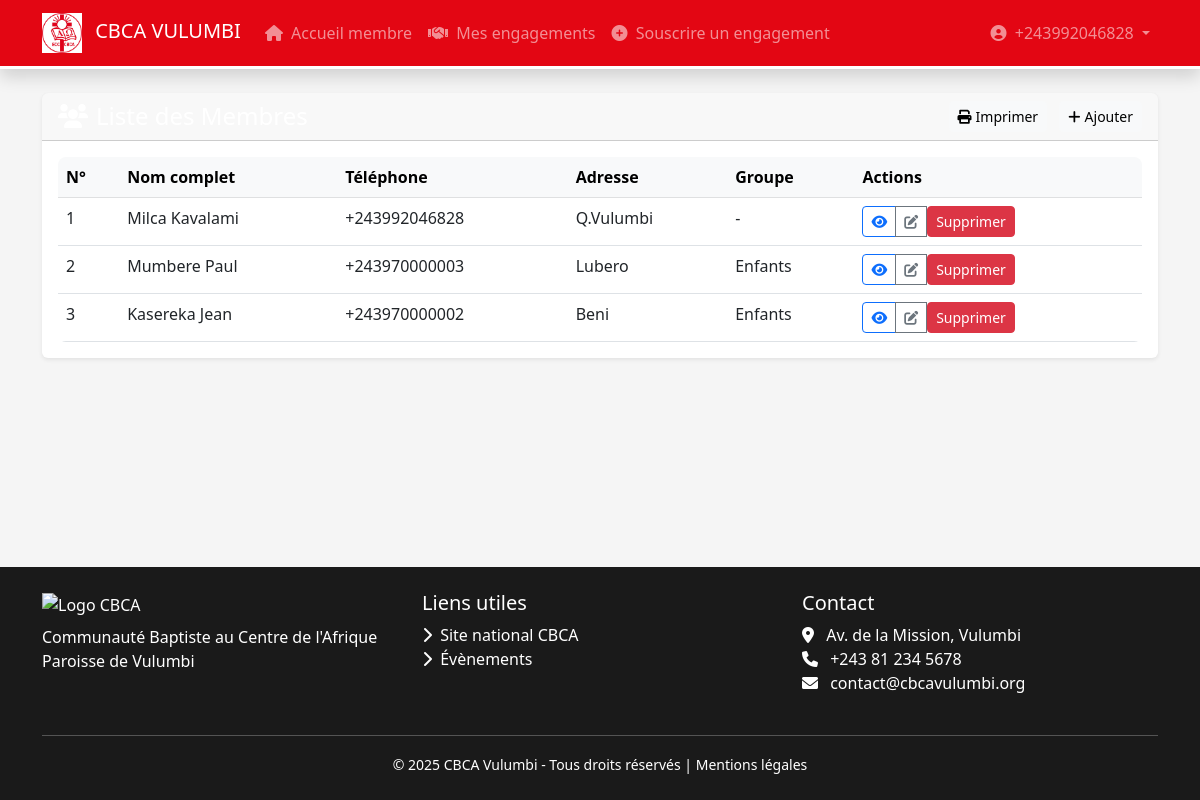
The app's page /membres (signed in) with its own data.
### models.py (models this page shows, shortened)
class User(db.Model, UserMixin):
    __tablename__ = 'users'
    id = db.Column(db.Integer, primary_key=True)
    username = db.Column(db.String(50), unique=True, nullable=False)
    password_hash = db.Column(db.String(128), nullable=False)
    role = db.Column(db.String(20), default='user')
    last_login = db.Column(db.DateTime)
    created_at = db.Column(db.DateTime, default=datetime.utcnow)

class Membre(db.Model):
    __tablename__ = 'membres'
    id = db.Column(db.Integer, primary_key=True)
    code_membre = db.Column(db.String(20), unique=True)
    telephone = db.Column(db.String(20),nullable=False)
    groupe = db.Column(db.String(50))
    statut = db.Column(db.String(20), default='actif')
    apikey_callmebot = db.Column(db.String(100), nullable=True)
    created_at = db.Column(db.DateTime, default=datetime.utcnow)
    cate_id = db.Column(db.Integer, db.ForeignKey('cartebapteme.id'), nullable=False)
    engagements = db.relationship('Engagement', backref='membre', lazy=True, cascade="all, delete-orphan")
    notifications = db.relationship('Notification', backref='membre', lazy=True, cascade="all, delete-orphan")

class CarteBapteme(db.Model):
    __tablename__='cartebapteme'
    id = db.Column(db.Integer, primary_key=True)
    numero = db.Column(db.String(100), nullable=False)
    nom = db.Column(db.String(100), nullable=False)
    adresse = db.Column(db.String(200))
    date_naissance = db.Column(db.Date)
    sexe = db.Column(db.String(1))
    photo = db.Column(db.String(100))
    created_at = db.Column(db.DateTime, default=datetime.utcnow)
    membre = db.relationship('Membre', backref='cartebapteme', lazy=True)

### app.py (the view)
@app.route('/membres')
@login_required
def liste_membres():
    from models import Membre, CarteBapteme
    search = request.args.get('search', '').strip()
    query = Membre.query
    if search:
        query = query.join(CarteBapteme, isouter=True).filter(CarteBapteme.nom.ilike(f'%{search}%'))
    membres = query.order_by(Membre.id.desc()).all()
    cartes = CarteBapteme.query.order_by(CarteBapteme.nom).all()
    return render_template('membres/liste.html', title="Membres", membres=membres, cartes=cartes, search=search)

### app.py (called while the page is built)
@login_manager.user_loader
def load_user(user_id):
    from models import User
    return User.query.get(int(user_id))

### templates/membres/liste.html (shortened to what this page needs)
{% extends "base.html" %}
{% block content %}
<div class="card shadow-sm border-0 printable-area">
    <div class="card-header bg-cbca text-white no-print">
        <div class="d-flex justify-content-between align-items-center">
            <h4 class="mb-0"><i class="fas fa-users me-2"></i>Liste des Membres</h4>
            <div>
                <button id="printButton" class="btn btn-light btn-sm me-2 no-print">
                    <i class="fas fa-print me-1"></i>Imprimer
                </button>
                <a href="{{ url_for('ajouter_membre') }}" class="btn btn-light btn-sm no-print">
                    <i class="fas fa-plus me-1"></i>Ajouter
                </a>
            </div>
        </div>
    </div>
    <div class="card-body">
        <div class="table-responsive">
            <table class="table table-hover" id="membersTable">
                <thead class="table-light">
                    <tr>
                        <th>N°</th>
                        <th>Nom complet</th>
                        <th>Téléphone</th>
                        <th>Adresse</th>
                        <th>Groupe</th>
                        <th class="no-print">Actions</th>
                    </tr>
                </thead>
                <tbody>
                    {% for membre in membres %}
                    <tr>
                        <td>{{ loop.index }}</td>
                        <td>{{ membre.cartebapteme.nom }}</td>
                        <td>{{ membre.telephone }}</td>
                        <td>{{ membre.cartebapteme.adresse or '-' }}</td>
                        <td>{{ membre.groupe or '-' }}</td>
                        <td class="no-print">
                            <div class="btn-group btn-group-sm" role="group">
                                <a href="#" class="btn btn-outline-primary no-print" data-bs-toggle="modal" data-bs-target="#modalDetail{{ membre.id }}" title="Voir détails">
                                    <i class="fas fa-eye"></i>
                                </a>
                                <a href="{{ url_for('modifier_membre', id=membre.id) }}" class="btn btn-outline-secondary no-print"  title="Modifier">
                                    <i class="fas fa-edit"></i>
                                </a>
                                <form action="{{ url_for('supprimer_membre', id=membre.id) }}" method="post" style="display:inline;" onsubmit="return confirm('Supprimer ce membre ? Cette action est irréversible !');">
                                    <button type="submit" class="btn btn-danger btn-sm">Supprimer</button>
                                </form>
                            </div>
                        </td>
                    </tr>
                    {% endfor %}
                </tbody>
            </table>
        </div>
    </div>
</div>
{% endblock %}

### templates/base.html (shortened to what this page needs)
<!DOCTYPE html>
<html lang="fr">
<head>
    <link href="https://cdn.jsdelivr.net/npm/bootstrap@5.3.0/dist/css/bootstrap.min.css" rel="stylesheet">
    <link href="https://cdnjs.cloudflare.com/ajax/libs/font-awesome/6.0.0/css/all.min.css" rel="stylesheet">
    <link rel="stylesheet" href="{{ url_for('static', filename='css/style.css') }}">
</head>
<body>
<nav class="navbar navbar-expand-lg navbar-dark navbar-cbca shadow">
    <div class="container">
        <a class="navbar-brand" href="{% if current_user.is_authenticated and current_user.role == 'membre' %}{{ url_for('accueil_membre') }}{% else %}{{ url_for('accueil') }}{% endif %}">
            <img src="{{ url_for('static', filename='logo.JPG') }}" alt="Logo CBCA" height="40" class="me-2">
            <span class="d-none d-md-inline">CBCA VULUMBI</span>
        </a>
        <div class="collapse navbar-collapse" id="navbarContent">
            <ul class="navbar-nav me-auto">
                {% if current_user.is_authenticated and current_user.role == 'admin' %}
                    <li class="nav-item">
                        <a class="nav-link {% if request.endpoint == 'accueil' %}active{% endif %}" href="{{ url_for('accueil') }}">
                            <i class="fas fa-chart-bar me-1"></i> Tableau de bord
                        </a>
                    </li>
                    <li class="nav-item">
                        <a class="nav-link {% if request.endpoint and request.endpoint.startswith('liste_membres') %}active{% endif %}" href="{{ url_for('liste_membres') }}">
                            <i class="fas fa-users me-1"></i> Membres
                        </a>
                    </li>
                    <li class="nav-item">
                        <a class="nav-link {% if request.endpoint and request.endpoint.startswith('liste_engagements') %}active{% endif %}" href="{{ url_for('liste_engagements') }}">
                            <i class="fas fa-handshake me-1"></i> Engagements
                        </a>
                    </li>
                    <li class="nav-item">
                        <a class="nav-link {% if request.endpoint and request.endpoint.startswith('liste_paiements') %}active{% endif %}" href="{{ url_for('liste_paiements') }}">
                            <i class="fas fa-money-check-alt me-1"></i> Paiements
                        </a>
                    </li>
                    <li class="nav-item">
                        <a class="nav-link {% if request.endpoint and request.endpoint.startswith('liste_carte') %}active{% endif %}" href="{{ url_for('liste_carte') }}">
                            <i class="fas fa-id-card me-1"></i> Carte Baptême
                        </a>
                    </li>
                    <li class="nav-item">
                        <a class="nav-link {% if request.endpoint and request.endpoint.startswith('liste_utilisateurs') %}active{% endif %}" href="{{ url_for('liste_utilisateurs') }}">
                            <i class="fas fa-user-shield me-1"></i> Utilisateurs
                        </a>
                    </li>
                {% elif current_user.is_authenticated and current_user.role == 'membre' %}
                    <li class="nav-item">
                        <a class="nav-link {% if request.endpoint == 'accueil_membre' %}active{% endif %}" href="{{ url_for('accueil_membre') }}">
                            <i class="fas fa-home me-1"></i> Accueil membre
                        </a>
                    </li>
                    <li class="nav-item">
                        <a class="nav-link {% if request.endpoint == 'mes_engagements' %}active{% endif %}" href="{{ url_for('mes_engagements') }}">
                            <i class="fas fa-handshake me-1"></i> Mes engagements
                        </a>
                    </li>
                    <li class="nav-item">
                        <a class="nav-link {% if request.endpoint == 'souscrire_engagement_membre' %}active{% endif %}" href="{{ url_for('souscrire_engagement_membre') }}">
                            <i class="fas fa-plus-circle me-1"></i> Souscrire un engagement
                        </a>
                    </li>
                {% endif %}
            </ul>
            <ul class="navbar-nav">
                {% if current_user.is_authenticated %}
                <li class="nav-item dropdown">
                    <a class="nav-link dropdown-toggle" href="#" id="userDropdown" data-bs-toggle="dropdown">
                        <i class="fas fa-user-circle me-1"></i> {{ current_user.username }}
                    </a>
                </li>
                {% else %}
                <li class="nav-item">
                    <a class="nav-link" href="{{ url_for('login') }}">
                        <i class="fas fa-sign-in-alt me-1"></i> Connexion
                    </a>
                </li>
                {% endif %}
            </ul>
        </div>
    </div>
</nav>
<main class="container my-4 flex-grow-1">
    {% block content %}{% endblock %}
</main>
<footer class="py-4 text-white">
    <div class="container">
        <div class="row">
            <div class="col-md-4 mb-3">
                <img src="{{ url_for('static', filename='images/logo-cbca-white.png') }}" alt="Logo CBCA" height="50">
                <p class="mt-2 mb-0">Communauté Baptiste au Centre de l'Afrique<br>Paroisse de Vulumbi</p>
            </div>
            <div class="col-md-4 mb-3">
                <h5>Liens utiles</h5>
                <ul class="list-unstyled">
                    <li><a href="#" class="text-white text-decoration-none"><i class="fas fa-chevron-right me-1"></i> Site national CBCA</a></li>
                    <li><a href="#" class="text-white text-decoration-none"><i class="fas fa-chevron-right me-1"></i> Évènements</a></li>
                </ul>
            </div>
            <div class="col-md-4 mb-3">
                <h5>Contact</h5>
                <address>
                    <i class="fas fa-map-marker-alt me-2"></i> Av. de la Mission, Vulumbi<br>
                    <i class="fas fa-phone me-2"></i> +243 81 234 5678<br>
                    <i class="fas fa-envelope me-2"></i> contact@cbcavulumbi.org
                </address>
            </div>
        </div>
        <hr class="my-2 bg-light">
        <div class="text-center pt-2">
            <small>&copy; 2025 CBCA Vulumbi - Tous droits réservés | <a href="#" class="text-white text-decoration-none">Mentions légales</a></small>
        </div>
    </div>
</footer>
</body>
</html>

### static/style.css (style rules this page uses)
body { font-family: 'Segoe UI', 'Roboto', sans-serif; background-color: var(--cbcagray); }
.navbar-cbca { border-bottom: 3px solid white; }
.table-responsive { border-radius: 8px; overflow: hidden; }
.table { margin-bottom: 0; }
.table thead th { background-color: #f8f9fa; border-bottom-width: 1px; font-weight: 600; }
.card-header { font-weight: 600; }

### templates/base.html (style rules this page uses)
:root { --cbcared:#e30613; --cbcawhite:#fff; --cbcadark:#1a1a1a; --cbcagray:#f5f5f5; }
body { font-family: 'Segoe UI', Tahoma, Geneva, Verdana, sans-serif; background: var(--cbcagray); display:flex; flex-direction:column; min-height:100vh; }
.navbar-cbca { background-color: var(--cbcared); border-bottom: 3px solid white; }
footer { background: var(--cbcadark); margin-top:auto; }

### records on screen
User: username "+243992046828"
Membre: cartebapteme.nom "Milca Kavalami", telephone "+243992046828", cartebapteme "Q.Vulumbi", groupe "-"
Membre: cartebapteme.nom "Mumbere Paul", telephone "+243970000003", cartebapteme "Lubero", groupe "Enfants"
Membre: cartebapteme.nom "Kasereka Jean", telephone "+243970000002", cartebapteme "Beni", groupe "Enfants"
